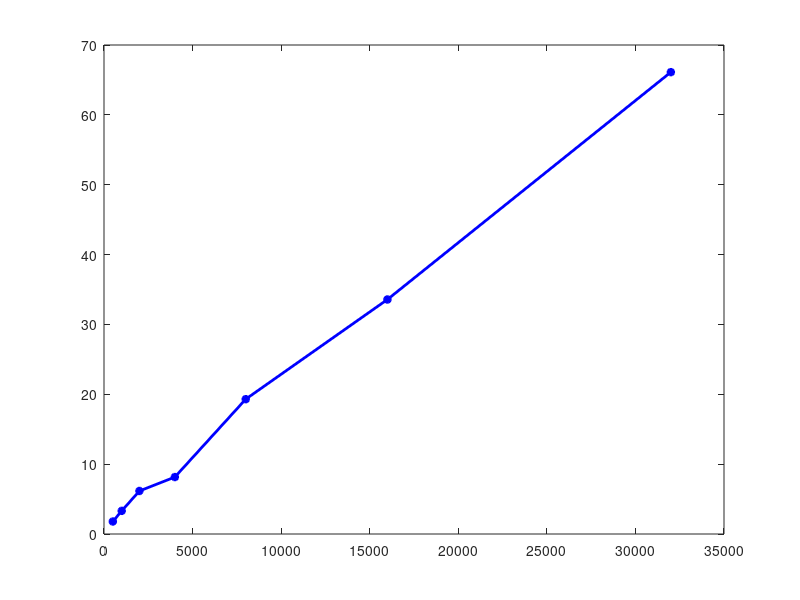

MATLAB code to generate this figure:
#Plot_MaxSubSum2.m

x = [500 1000 2000 4000 8000 16000 32000];

MaxSubSum2 = [1.788 3.312 6.159 8.151 19.3 33.57 66.114];

plot(x, MaxSubSum2, "linewidth", 2, "color", 'b', "marker", '*');
pause(100);
